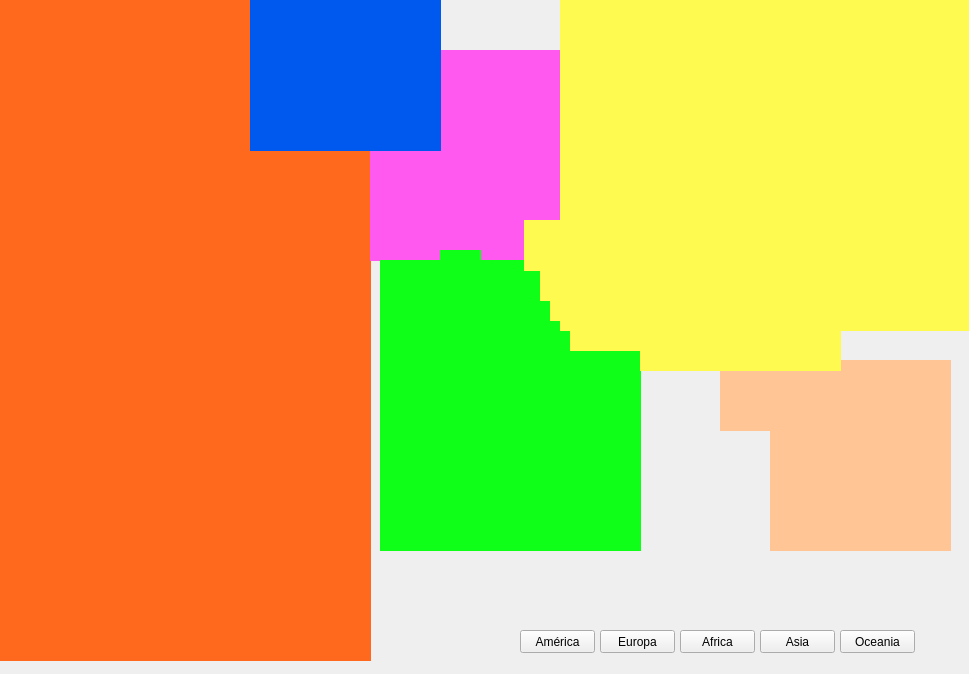
<?xml version="1.0" encoding="UTF-8"?>
<ui version="4.0">
 <class>MapaMundi</class>
 <widget class="QMainWindow" name="MapaMundi">
  <property name="geometry">
   <rect>
    <x>0</x>
    <y>0</y>
    <width>969</width>
    <height>674</height>
   </rect>
  </property>
  <property name="windowTitle">
   <string>MainWindow</string>
  </property>
  <widget class="QWidget" name="centralwidget">
   <widget class="QLabel" name="label">
    <property name="geometry">
     <rect>
      <x>0</x>
      <y>0</y>
      <width>971</width>
      <height>681</height>
     </rect>
    </property>
    <property name="styleSheet">
     <string notr="true">background-image: url(:/continentes (1).png);</string>
    </property>
    <property name="text">
     <string/>
    </property>
   </widget>
   <widget class="QPushButton" name="fondo_oceania3">
    <property name="geometry">
     <rect>
      <x>720</x>
      <y>360</y>
      <width>231</width>
      <height>71</height>
     </rect>
    </property>
    <property name="styleSheet">
     <string notr="true">background-color: rgb(255, 197, 149);
border: none;
background-repeat: none;</string>
    </property>
    <property name="text">
     <string/>
    </property>
   </widget>
   <widget class="QPushButton" name="fondo_asia">
    <property name="geometry">
     <rect>
      <x>524</x>
      <y>220</y>
      <width>81</width>
      <height>51</height>
     </rect>
    </property>
    <property name="styleSheet">
     <string notr="true">background-color: rgb(255, 250, 80);
border: none;
background-repeat: none;</string>
    </property>
    <property name="text">
     <string/>
    </property>
   </widget>
   <widget class="QPushButton" name="fondo_asia6">
    <property name="geometry">
     <rect>
      <x>640</x>
      <y>290</y>
      <width>201</width>
      <height>81</height>
     </rect>
    </property>
    <property name="styleSheet">
     <string notr="true">background-color: rgb(255, 250, 80);
border: none;
background-repeat: none;</string>
    </property>
    <property name="text">
     <string/>
    </property>
   </widget>
   <widget class="QPushButton" name="fondo_asia1">
    <property name="geometry">
     <rect>
      <x>570</x>
      <y>240</y>
      <width>81</width>
      <height>111</height>
     </rect>
    </property>
    <property name="styleSheet">
     <string notr="true">background-color: rgb(255, 250, 80);
border: none;
background-repeat: none;</string>
    </property>
    <property name="text">
     <string/>
    </property>
   </widget>
   <widget class="QPushButton" name="fondo_africa1">
    <property name="geometry">
     <rect>
      <x>440</x>
      <y>250</y>
      <width>41</width>
      <height>31</height>
     </rect>
    </property>
    <property name="styleSheet">
     <string notr="true">background-color: rgb(16, 255, 24);
border: none;
background-repeat: none;</string>
    </property>
    <property name="text">
     <string/>
    </property>
   </widget>
   <widget class="QPushButton" name="fondo_america">
    <property name="geometry">
     <rect>
      <x>0</x>
      <y>-20</y>
      <width>371</width>
      <height>681</height>
     </rect>
    </property>
    <property name="styleSheet">
     <string notr="true">background-color: rgb(255, 105, 30);
border: none;
background-repeat: none;</string>
    </property>
    <property name="text">
     <string/>
    </property>
   </widget>
   <widget class="QPushButton" name="fondo_europa1">
    <property name="geometry">
     <rect>
      <x>250</x>
      <y>-20</y>
      <width>191</width>
      <height>171</height>
     </rect>
    </property>
    <property name="styleSheet">
     <string notr="true">background-color: rgb(0, 89, 239);
border: none;
background-repeat: none;</string>
    </property>
    <property name="text">
     <string/>
    </property>
   </widget>
   <widget class="QPushButton" name="fondo_oceania">
    <property name="geometry">
     <rect>
      <x>770</x>
      <y>420</y>
      <width>181</width>
      <height>131</height>
     </rect>
    </property>
    <property name="styleSheet">
     <string notr="true">background-color: rgb(255, 197, 149);
border: none;
background-repeat: none;</string>
    </property>
    <property name="text">
     <string/>
    </property>
   </widget>
   <widget class="QPushButton" name="fondo_europa">
    <property name="geometry">
     <rect>
      <x>370</x>
      <y>50</y>
      <width>191</width>
      <height>211</height>
     </rect>
    </property>
    <property name="styleSheet">
     <string notr="true">background-color: rgb(255, 89, 239);
border: none;
background-repeat: none;</string>
    </property>
    <property name="text">
     <string/>
    </property>
   </widget>
   <widget class="QPushButton" name="fondo_asia3">
    <property name="geometry">
     <rect>
      <x>560</x>
      <y>-20</y>
      <width>431</width>
      <height>351</height>
     </rect>
    </property>
    <property name="styleSheet">
     <string notr="true">background-color: rgb(255, 250, 80);
border: none;
background-repeat: none;</string>
    </property>
    <property name="text">
     <string/>
    </property>
   </widget>
   <widget class="QPushButton" name="fondo_asia4">
    <property name="geometry">
     <rect>
      <x>550</x>
      <y>240</y>
      <width>75</width>
      <height>81</height>
     </rect>
    </property>
    <property name="styleSheet">
     <string notr="true">background-color: rgb(255, 250, 80);
border: none;
background-repeat: none;</string>
    </property>
    <property name="text">
     <string/>
    </property>
   </widget>
   <widget class="QPushButton" name="fondo_asia5">
    <property name="geometry">
     <rect>
      <x>540</x>
      <y>240</y>
      <width>41</width>
      <height>61</height>
     </rect>
    </property>
    <property name="styleSheet">
     <string notr="true">background-color: rgb(255, 250, 80);
border: none;
background-repeat: none;</string>
    </property>
    <property name="text">
     <string/>
    </property>
   </widget>
   <widget class="QPushButton" name="fondo_africa">
    <property name="geometry">
     <rect>
      <x>380</x>
      <y>260</y>
      <width>261</width>
      <height>291</height>
     </rect>
    </property>
    <property name="styleSheet">
     <string notr="true">background-color: rgb(16, 255, 24);
border: none;
background-repeat: none;</string>
    </property>
    <property name="text">
     <string/>
    </property>
   </widget>
   <widget class="QPushButton" name="pushButton">
    <property name="geometry">
     <rect>
      <x>520</x>
      <y>630</y>
      <width>75</width>
      <height>23</height>
     </rect>
    </property>
    <property name="text">
     <string>América</string>
    </property>
   </widget>
   <widget class="QPushButton" name="pushButton_2">
    <property name="geometry">
     <rect>
      <x>600</x>
      <y>630</y>
      <width>75</width>
      <height>23</height>
     </rect>
    </property>
    <property name="text">
     <string>Europa</string>
    </property>
   </widget>
   <widget class="QPushButton" name="pushButton_3">
    <property name="geometry">
     <rect>
      <x>680</x>
      <y>630</y>
      <width>75</width>
      <height>23</height>
     </rect>
    </property>
    <property name="text">
     <string>Africa</string>
    </property>
   </widget>
   <widget class="QPushButton" name="pushButton_4">
    <property name="geometry">
     <rect>
      <x>760</x>
      <y>630</y>
      <width>75</width>
      <height>23</height>
     </rect>
    </property>
    <property name="text">
     <string>Asia</string>
    </property>
   </widget>
   <widget class="QPushButton" name="pushButton_5">
    <property name="geometry">
     <rect>
      <x>840</x>
      <y>630</y>
      <width>75</width>
      <height>23</height>
     </rect>
    </property>
    <property name="text">
     <string>Oceania</string>
    </property>
   </widget>
   <zorder>fondo_america</zorder>
   <zorder>fondo_europa</zorder>
   <zorder>fondo_europa1</zorder>
   <zorder>fondo_africa</zorder>
   <zorder>fondo_oceania</zorder>
   <zorder>fondo_oceania3</zorder>
   <zorder>fondo_asia6</zorder>
   <zorder>fondo_asia4</zorder>
   <zorder>fondo_asia1</zorder>
   <zorder>fondo_asia</zorder>
   <zorder>fondo_asia5</zorder>
   <zorder>fondo_asia3</zorder>
   <zorder>fondo_africa1</zorder>
   <zorder>pushButton</zorder>
   <zorder>pushButton_2</zorder>
   <zorder>pushButton_3</zorder>
   <zorder>pushButton_4</zorder>
   <zorder>pushButton_5</zorder>
   <zorder>label</zorder>
  </widget>
 </widget>
 <resources/>
 <connections/>
</ui>
